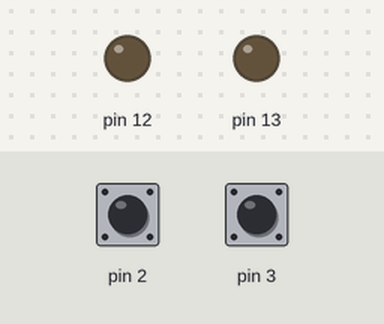
A sketch run on a simulated Arduino Uno, built with avr-gcc and run on an emulated ATmega328P. Parts: output pins drawn as LEDs (lit = HIGH). Inputs (shaded band) come from the test bench; at power-on: pin 2 HIGH, pin 3 HIGH.

Above: at 1.2 s.
1.3 s: pin 2 pulled LOW for 0.15 s
At 1.9 s:
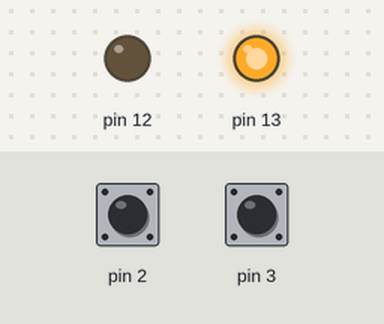
4.4 s: pin 3 pulled LOW for 3.2 s
At 6.9 s:
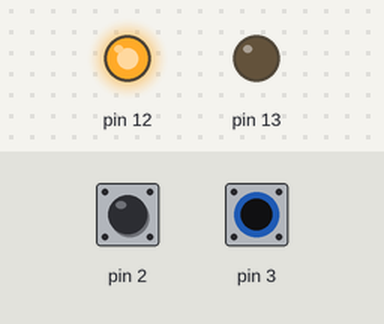
9.1 s: pin 2 pulled LOW for 3.2 s
At 11.9 s:
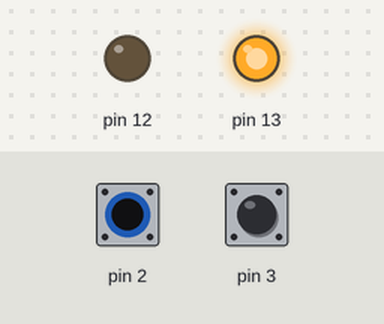
Timing chart, 0 to 17.8 s (numbered marks = the images above; inputs shaded):
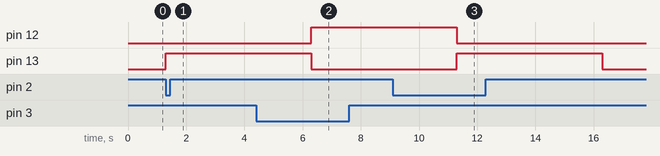

The sketch:

Blink.ino
```cpp
void setup() {
  pinMode(13, OUTPUT);
  pinMode(12, OUTPUT);
  pinMode(2, INPUT_PULLUP);
  pinMode(3, INPUT_PULLUP);
}

void loop() {
  boolean btn2 = digitalRead(2);
  boolean btn3 = digitalRead(3);

  if (!btn2) {
    digitalWrite(13, HIGH);
    delay(5000);
    digitalWrite(13, LOW);
  }

  if (!btn3) {
    digitalWrite(12, HIGH);
    delay(5000);
    digitalWrite(12, LOW);
  }
}
```

Measured:
- after the input at 1.3 s, pin 13: LOW → HIGH at once
- after the input at 4.4 s, pin 12: LOW → HIGH after 1.9 s
- after the input at 9.1 s, pin 13: LOW → HIGH after 2.2 s, → LOW 5.0 s later
